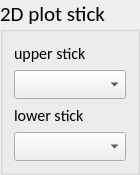
              <widget class="QGroupBox" name="groupBox_6">
               <property name="minimumSize">
                <size>
                 <width>140</width>
                 <height>0</height>
                </size>
               </property>
               <property name="maximumSize">
                <size>
                 <width>130</width>
                 <height>16777215</height>
                </size>
               </property>
               <property name="font">
                <font>
                 <family>Calibri</family>
                 <pointsize>16</pointsize>
                </font>
               </property>
               <property name="styleSheet">
                <string notr="true"/>
               </property>
               <property name="title">
                <string>2D plot stick</string>
               </property>
               <layout class="QGridLayout" name="gridLayout_9">
                <item row="1" column="0">
                 <widget class="QComboBox" name="comboBox_stick_u">
                  <property name="minimumSize">
                   <size>
                    <width>0</width>
                    <height>0</height>
                   </size>
                  </property>
                  <property name="maximumSize">
                   <size>
                    <width>16777215</width>
                    <height>16777215</height>
                   </size>
                  </property>
                  <property name="font">
                   <font>
                    <family>Calibri</family>
                    <pointsize>12</pointsize>
                    <weight>50</weight>
                    <italic>false</italic>
                    <bold>false</bold>
                   </font>
                  </property>
                  <property name="styleSheet">
                   <string notr="true"/>
                  </property>
                 </widget>
                </item>
                <item row="2" column="0">
                 <widget class="QLabel" name="label_29">
                  <property name="minimumSize">
                   <size>
                    <width>0</width>
                    <height>20</height>
                   </size>
                  </property>
                  <property name="maximumSize">
                   <size>
                    <width>150</width>
                    <height>16777215</height>
                   </size>
                  </property>
                  <property name="font">
                   <font>
                    <family>Calibri</family>
                    <pointsize>12</pointsize>
                    <weight>50</weight>
                    <italic>false</italic>
                    <bold>false</bold>
                   </font>
                  </property>
                  <property name="styleSheet">
                   <string notr="true"/>
                  </property>
                  <property name="text">
                   <string>lower stick</string>
                  </property>
                 </widget>
                </item>
                <item row="3" column="0">
                 <widget class="QComboBox" name="comboBox_stick_l">
                  <property name="minimumSize">
                   <size>
                    <width>0</width>
                    <height>0</height>
                   </size>
                  </property>
                  <property name="maximumSize">
                   <size>
                    <width>16777215</width>
                    <height>16777215</height>
                   </size>
                  </property>
                  <property name="font">
                   <font>
                    <family>Calibri</family>
                    <pointsize>12</pointsize>
                    <weight>50</weight>
                    <italic>false</italic>
                    <bold>false</bold>
                   </font>
                  </property>
                  <property name="styleSheet">
                   <string notr="true"/>
                  </property>
                 </widget>
                </item>
                <item row="0" column="0">
                 <widget class="QLabel" name="label_28">
                  <property name="minimumSize">
                   <size>
                    <width>0</width>
                    <height>20</height>
                   </size>
                  </property>
                  <property name="maximumSize">
                   <size>
                    <width>150</width>
                    <height>16777215</height>
                   </size>
                  </property>
                  <property name="font">
                   <font>
                    <family>Calibri</family>
                    <pointsize>12</pointsize>
                    <weight>50</weight>
                    <italic>false</italic>
                    <bold>false</bold>
                   </font>
                  </property>
                  <property name="styleSheet">
                   <string notr="true"/>
                  </property>
                  <property name="text">
                   <string>upper stick</string>
                  </property>
                 </widget>
                </item>
               </layout>
              </widget>
